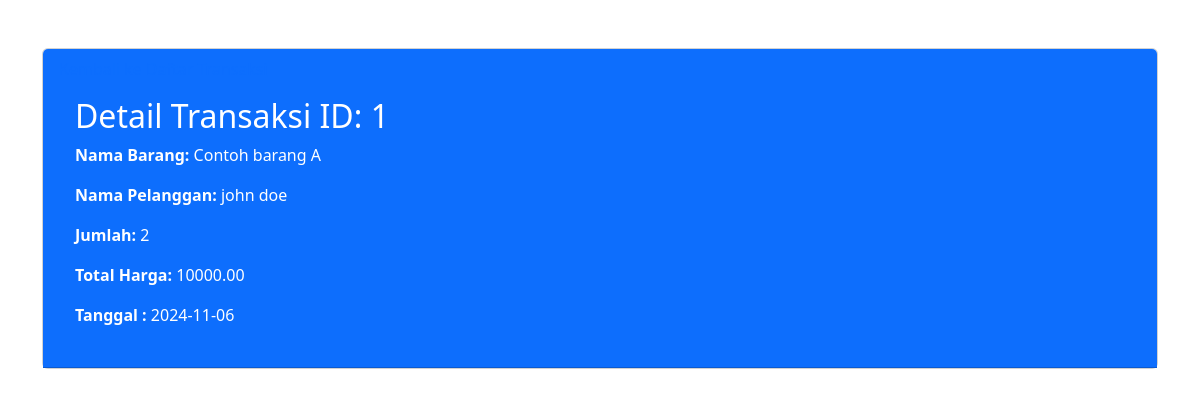
/index.php?controller=transaksi&action=detail&id=1, run on the app's committed database.
### tables this page shows
CREATE TABLE `transaksi` (
  `id_transaksi` int(11) NOT NULL,
  `kode_barang` varchar(50) NOT NULL,
  `id_pelanggan` varchar(50) NOT NULL,
  `jumlah` int(11) NOT NULL,
  `total_harga` decimal(10,2) NOT NULL,
  `tanggal` date NOT NULL
);

CREATE TABLE `barang` (
  `kode_barang` varchar(50) NOT NULL,
  `nama_barang` varchar(50) NOT NULL,
  `harga` decimal(10,0) NOT NULL,
  `stok` int(11) NOT NULL
);

CREATE TABLE `pelanggan` (
  `id_pelanggan` varchar(50) NOT NULL,
  `nama_pelanggan` varchar(50) NOT NULL,
  `alamat` varchar(50) NOT NULL
);

### App/controllers/TransaksiController.php (called while the page is built, shortened)
<?php
require_once __DIR__ . '/../models/Transaksi.php';
class TransaksiController
{
    private $transaksiModel;
    public function __construct($db)
    {
        $this->transaksiModel = new Transaksi($db);
    }
    public function detail($id)
    {
        $transaksiDetail = $this->transaksiModel->getDetailTransaksi($id);
        require_once __DIR__ . '/../views/transaksi/detail.php';
    }
}

### App/models/transaksi.php (called while the page is built, shortened)
<?php
class Transaksi
{
    private $db;
    public function __construct($database)
    {
        $this->db = $database;
    }
    public function getDetailTransaksi($id)
    {
        $query = "SELECT t.id_transaksi, p.nama_barang, pel.nama_pelanggan, t.jumlah, t.total_harga, t.tanggal
              FROM transaksi t
              JOIN barang p ON t.kode_barang = p.kode_barang
              JOIN pelanggan pel ON t.id_pelanggan = pel.id_pelanggan
              WHERE t.id_transaksi = :id";
        $stmt = $this->db->prepare($query);
        $stmt->bindParam(':id', $id);
        $stmt->execute();
        return $stmt->fetch(PDO::FETCH_ASSOC);
    }
}

### App/Views/Transaksi/detail.php (the view, shortened to what this page needs)
<!DOCTYPE html>
<html lang="id">
<head>
    <link href="https://cdn.jsdelivr.net/npm/bootstrap@5.3.3/dist/css/bootstrap.min.css" rel="stylesheet">
</head>
<body>
    <div class="container mt-5">
        <div class="card">
        <div class="card-header bg-primary text-white">
    <nav>
        <a href="index.php?controller=transaksi&action=index">Kembali ke Daftar Transaksi</a>
    </nav>
    <div class="card-body">
        <h2>Detail Transaksi ID: <?= htmlspecialchars($transaksiDetail['id_transaksi']) ?></h2>
        <p><strong>Nama Barang:</strong> <?= htmlspecialchars($transaksiDetail['nama_barang']) ?></p>
        <p><strong>Nama Pelanggan:</strong> <?= htmlspecialchars($transaksiDetail['nama_pelanggan']) ?></p>
        <p><strong>Jumlah:</strong> <?= htmlspecialchars($transaksiDetail['jumlah']) ?></p>
        <p><strong>Total Harga:</strong> <?= htmlspecialchars($transaksiDetail['total_harga']) ?></p>
        <p><strong>Tanggal :</strong> <?= htmlspecialchars($transaksiDetail['tanggal']) ?></p>
    </div>
    </div>
</div>
</body>
</html>

### data on the page
transaksi: id_transaksi "1", kode_barang.nama_barang "Contoh barang A", id_pelanggan.nama_pelanggan "john doe", jumlah "2", total_harga "10000.00", tanggal "2024-11-06"
